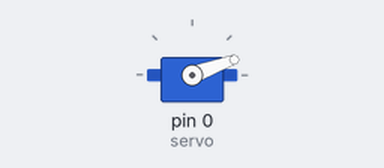
The sketch below on a simulated Arduino Uno, built with avr-gcc and run on an emulated ATmega328P. Shown: servo. At 2.3 s the program stops and its outputs stay as they are.

Above: at 0.05 s.
At 0.2 s:
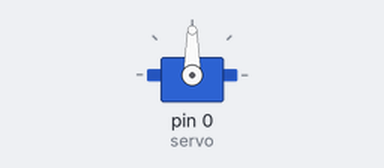
At 0.35 s:
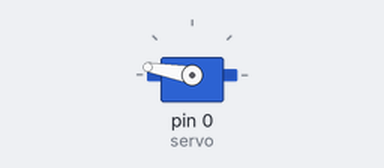
At 0.65 s:
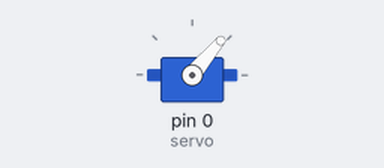
Timing chart, 0 to 3.0 s (numbered marks = the images above):
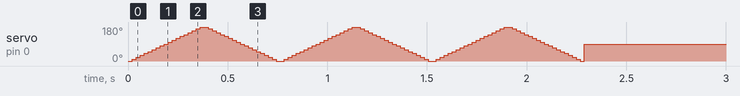

The sketch:

4servo.ino
```cpp
#include <Servo.h>

Servo servo;

void setup() {
  servo.attach(0);
}

void loop() {

  unsigned long startTime = millis();

  while (millis() - startTime < 2000) {

    for (int pos = 0; pos <= 180; pos += 10) {
      servo.write(pos);
      delay(20);
    }

    for (int pos = 180; pos >= 0; pos -= 10) {
      servo.write(pos);
      delay(20);
    }
  }

  servo.write(90);

  while (true) {
  }
}
```
